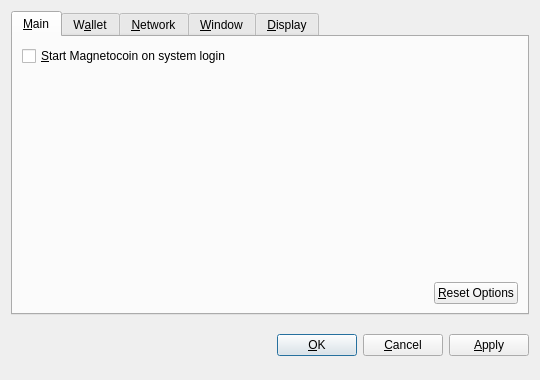
<?xml version="1.0" encoding="UTF-8"?>
<ui version="4.0">
 <class>OptionsDialog</class>
 <widget class="QDialog" name="OptionsDialog">
  <property name="geometry">
   <rect>
    <x>0</x>
    <y>0</y>
    <width>540</width>
    <height>380</height>
   </rect>
  </property>
  <property name="windowTitle">
   <string>Options</string>
  </property>
  <property name="modal">
   <bool>true</bool>
  </property>
  <layout class="QVBoxLayout" name="verticalLayout">
   <item>
    <widget class="QTabWidget" name="tabWidget">
     <property name="tabPosition">
      <enum>QTabWidget::North</enum>
     </property>
     <property name="currentIndex">
      <number>0</number>
     </property>
     <widget class="QWidget" name="tabMain">
      <attribute name="title">
       <string>&amp;Main</string>
      </attribute>
      <layout class="QVBoxLayout" name="verticalLayout_Main">
       <item>
        <widget class="QCheckBox" name="bitcoinAtStartup">
         <property name="toolTip">
          <string>Automatically start Magnetocoin after logging in to the system.</string>
         </property>
         <property name="text">
          <string>&amp;Start Magnetocoin on system login</string>
         </property>
        </widget>
       </item>
       <item>
        <spacer name="verticalSpacer_Main">
         <property name="orientation">
          <enum>Qt::Vertical</enum>
         </property>
         <property name="sizeHint" stdset="0">
          <size>
           <width>20</width>
           <height>40</height>
          </size>
         </property>
        </spacer>
       </item>
       <item>
        <layout class="QHBoxLayout" name="horizontalLayout_2_Main">
         <item>
          <spacer name="horizontalSpacer_2_Main">
           <property name="orientation">
            <enum>Qt::Horizontal</enum>
           </property>
           <property name="sizeHint" stdset="0">
            <size>
             <width>40</width>
             <height>20</height>
            </size>
           </property>
          </spacer>
         </item>
         <item>
          <widget class="QPushButton" name="resetButton">
           <property name="toolTip">
            <string>Reset all client options to default.</string>
           </property>
           <property name="text">
            <string>&amp;Reset Options</string>
           </property>
           <property name="autoDefault">
            <bool>false</bool>
           </property>
          </widget>
         </item>
        </layout>
       </item>
      </layout>
     </widget>
     <widget class="QWidget" name="tabWallet">
      <attribute name="title">
       <string>W&amp;allet</string>
      </attribute>
      <layout class="QVBoxLayout" name="verticalLayout_Network">
       <item>
        <widget class="QLabel" name="transactionFeeInfoLabel">
         <property name="text">
          <string>Optional transaction fee per kB that helps make sure your transactions are processed quickly. Most transactions are 1 kB.</string>
         </property>
         <property name="textFormat">
          <enum>Qt::PlainText</enum>
         </property>
         <property name="wordWrap">
          <bool>true</bool>
         </property>
        </widget>
       </item>
       <item>
        <layout class="QHBoxLayout" name="horizontalLayout_1_Main">
         <item>
          <widget class="QLabel" name="transactionFeeLabel">
           <property name="text">
            <string>Pay transaction &amp;fee</string>
           </property>
           <property name="textFormat">
            <enum>Qt::PlainText</enum>
           </property>
           <property name="buddy">
            <cstring>transactionFee</cstring>
           </property>
          </widget>
         </item>
         <item>
          <widget class="BitcoinAmountField" name="transactionFee"/>
         </item>
         <item>
          <spacer name="horizontalSpacer_1_Main">
           <property name="orientation">
            <enum>Qt::Horizontal</enum>
           </property>
           <property name="sizeHint" stdset="0">
            <size>
             <width>40</width>
             <height>20</height>
            </size>
           </property>
          </spacer>
         </item>
        </layout>
       </item>
       <item>
        <widget class="QLabel" name="label">
         <property name="text">
          <string>If you disable the spending of unconfirmed change, the change from a transaction cannot be used until that transaction has at least one confirmation. This also affects how your balance is computed.</string>
         </property>
         <property name="wordWrap">
          <bool>true</bool>
         </property>
        </widget>
       </item>
       <item>
        <widget class="QCheckBox" name="spendZeroConfChange">
         <property name="text">
          <string>Spend unconfirmed change  (experts only)</string>
         </property>
        </widget>
       </item>
       <item>
        <spacer name="verticalSpacer">
         <property name="orientation">
          <enum>Qt::Vertical</enum>
         </property>
         <property name="sizeHint" stdset="0">
          <size>
           <width>20</width>
           <height>40</height>
          </size>
         </property>
        </spacer>
       </item>
      </layout>
     </widget>
     <widget class="QWidget" name="tabNetwork">
      <attribute name="title">
       <string>&amp;Network</string>
      </attribute>
      <layout class="QVBoxLayout" name="verticalLayout_Network">
       <item>
        <widget class="QCheckBox" name="mapPortUpnp">
         <property name="toolTip">
          <string>Automatically open the Magnetocoin client port on the router. This only works when your router supports UPnP and it is enabled.</string>
         </property>
         <property name="text">
          <string>Map port using &amp;UPnP</string>
         </property>
        </widget>
       </item>
       <item>
        <widget class="QCheckBox" name="connectSocks">
         <property name="toolTip">
          <string>Connect to the Magnetocoin network through a SOCKS proxy (e.g. when connecting through Tor).</string>
         </property>
         <property name="text">
          <string>&amp;Connect through SOCKS proxy:</string>
         </property>
        </widget>
       </item>
       <item>
        <layout class="QHBoxLayout" name="horizontalLayout_Network">
         <item>
          <widget class="QLabel" name="proxyIpLabel">
           <property name="text">
            <string>Proxy &amp;IP:</string>
           </property>
           <property name="textFormat">
            <enum>Qt::PlainText</enum>
           </property>
           <property name="buddy">
            <cstring>proxyIp</cstring>
           </property>
          </widget>
         </item>
         <item>
          <widget class="QValidatedLineEdit" name="proxyIp">
           <property name="maximumSize">
            <size>
             <width>140</width>
             <height>16777215</height>
            </size>
           </property>
           <property name="toolTip">
            <string>IP address of the proxy (e.g. 127.0.0.1)</string>
           </property>
          </widget>
         </item>
         <item>
          <widget class="QLabel" name="proxyPortLabel">
           <property name="text">
            <string>&amp;Port:</string>
           </property>
           <property name="textFormat">
            <enum>Qt::PlainText</enum>
           </property>
           <property name="buddy">
            <cstring>proxyPort</cstring>
           </property>
          </widget>
         </item>
         <item>
          <widget class="QLineEdit" name="proxyPort">
           <property name="maximumSize">
            <size>
             <width>55</width>
             <height>16777215</height>
            </size>
           </property>
           <property name="toolTip">
            <string>Port of the proxy (e.g. 9050)</string>
           </property>
          </widget>
         </item>
         <item>
          <widget class="QLabel" name="socksVersionLabel">
           <property name="text">
            <string>SOCKS &amp;Version:</string>
           </property>
           <property name="textFormat">
            <enum>Qt::PlainText</enum>
           </property>
           <property name="buddy">
            <cstring>socksVersion</cstring>
           </property>
          </widget>
         </item>
         <item>
          <widget class="QValueComboBox" name="socksVersion">
           <property name="toolTip">
            <string>SOCKS version of the proxy (e.g. 5)</string>
           </property>
          </widget>
         </item>
         <item>
          <spacer name="horizontalSpacer_Network">
           <property name="orientation">
            <enum>Qt::Horizontal</enum>
           </property>
           <property name="sizeHint" stdset="0">
            <size>
             <width>40</width>
             <height>20</height>
            </size>
           </property>
          </spacer>
         </item>
        </layout>
       </item>
       <item>
        <spacer name="verticalSpacer_Network">
         <property name="orientation">
          <enum>Qt::Vertical</enum>
         </property>
         <property name="sizeHint" stdset="0">
          <size>
           <width>20</width>
           <height>40</height>
          </size>
         </property>
        </spacer>
       </item>
      </layout>
     </widget>
     <widget class="QWidget" name="tabWindow">
      <attribute name="title">
       <string>&amp;Window</string>
      </attribute>
      <layout class="QVBoxLayout" name="verticalLayout_Window">
       <item>
        <widget class="QCheckBox" name="minimizeToTray">
         <property name="toolTip">
          <string>Show only a tray icon after minimizing the window.</string>
         </property>
         <property name="text">
          <string>&amp;Minimize to the tray instead of the taskbar</string>
         </property>
        </widget>
       </item>
       <item>
        <widget class="QCheckBox" name="minimizeOnClose">
         <property name="toolTip">
          <string>Minimize instead of exit the application when the window is closed. When this option is enabled, the application will be closed only after selecting Quit in the menu.</string>
         </property>
         <property name="text">
          <string>M&amp;inimize on close</string>
         </property>
        </widget>
       </item>
       <item>
        <spacer name="verticalSpacer_Window">
         <property name="orientation">
          <enum>Qt::Vertical</enum>
         </property>
         <property name="sizeHint" stdset="0">
          <size>
           <width>20</width>
           <height>40</height>
          </size>
         </property>
        </spacer>
       </item>
      </layout>
     </widget>
     <widget class="QWidget" name="tabDisplay">
      <attribute name="title">
       <string>&amp;Display</string>
      </attribute>
      <layout class="QVBoxLayout" name="verticalLayout_Display">
       <item>
        <layout class="QHBoxLayout" name="horizontalLayout_1_Display">
         <item>
          <widget class="QLabel" name="langLabel">
           <property name="text">
            <string>User Interface &amp;language:</string>
           </property>
           <property name="textFormat">
            <enum>Qt::PlainText</enum>
           </property>
           <property name="buddy">
            <cstring>lang</cstring>
           </property>
          </widget>
         </item>
         <item>
          <widget class="QValueComboBox" name="lang">
           <property name="toolTip">
            <string>The user interface language can be set here. This setting will take effect after restarting Magnetocoin.</string>
           </property>
          </widget>
         </item>
        </layout>
       </item>
       <item>
        <layout class="QHBoxLayout" name="horizontalLayout_2_Display">
         <item>
          <widget class="QLabel" name="unitLabel">
           <property name="text">
            <string>&amp;Unit to show amounts in:</string>
           </property>
           <property name="textFormat">
            <enum>Qt::PlainText</enum>
           </property>
           <property name="buddy">
            <cstring>unit</cstring>
           </property>
          </widget>
         </item>
         <item>
          <widget class="QValueComboBox" name="unit">
           <property name="toolTip">
            <string>Choose the default subdivision unit to show in the interface and when sending coins.</string>
           </property>
          </widget>
         </item>
        </layout>
       </item>
       <item>
        <widget class="QCheckBox" name="displayAddresses">
         <property name="toolTip">
          <string>Whether to show Magnetocoin addresses in the transaction list or not.</string>
         </property>
         <property name="text">
          <string>&amp;Display addresses in transaction list</string>
         </property>
        </widget>
       </item>
       <item>
        <widget class="QCheckBox" name="coinControlFeatures">
         <property name="toolTip">
          <string>Whether to show coin control features or not.</string>
         </property>
         <property name="text">
          <string>Display coin &amp;control features (experts only!)</string>
         </property>
        </widget>
       </item>
       <item>
        <spacer name="verticalSpacer_Display">
         <property name="orientation">
          <enum>Qt::Vertical</enum>
         </property>
         <property name="sizeHint" stdset="0">
          <size>
           <width>20</width>
           <height>40</height>
          </size>
         </property>
        </spacer>
       </item>
      </layout>
     </widget>
    </widget>
   </item>
   <item>
    <layout class="QHBoxLayout" name="horizontalLayout_Buttons">
     <item>
      <spacer name="horizontalSpacer_1">
       <property name="orientation">
        <enum>Qt::Horizontal</enum>
       </property>
       <property name="sizeHint" stdset="0">
        <size>
         <width>40</width>
         <height>48</height>
        </size>
       </property>
      </spacer>
     </item>
     <item>
      <widget class="QLabel" name="statusLabel">
       <property name="font">
        <font>
         <weight>75</weight>
         <bold>true</bold>
        </font>
       </property>
       <property name="text">
        <string/>
       </property>
       <property name="textFormat">
        <enum>Qt::PlainText</enum>
       </property>
       <property name="wordWrap">
        <bool>true</bool>
       </property>
      </widget>
     </item>
     <item>
      <spacer name="horizontalSpacer_2">
       <property name="orientation">
        <enum>Qt::Horizontal</enum>
       </property>
       <property name="sizeHint" stdset="0">
        <size>
         <width>40</width>
         <height>48</height>
        </size>
       </property>
      </spacer>
     </item>
     <item>
      <widget class="QPushButton" name="okButton">
       <property name="text">
        <string>&amp;OK</string>
       </property>
      </widget>
     </item>
     <item>
      <widget class="QPushButton" name="cancelButton">
       <property name="text">
        <string>&amp;Cancel</string>
       </property>
       <property name="autoDefault">
        <bool>false</bool>
       </property>
      </widget>
     </item>
     <item>
      <widget class="QPushButton" name="applyButton">
       <property name="text">
        <string>&amp;Apply</string>
       </property>
       <property name="autoDefault">
        <bool>false</bool>
       </property>
      </widget>
     </item>
    </layout>
   </item>
  </layout>
 </widget>
 <customwidgets>
  <customwidget>
   <class>BitcoinAmountField</class>
   <extends>QSpinBox</extends>
   <header>bitcoinamountfield.h</header>
  </customwidget>
  <customwidget>
   <class>QValueComboBox</class>
   <extends>QComboBox</extends>
   <header>qvaluecombobox.h</header>
  </customwidget>
  <customwidget>
   <class>QValidatedLineEdit</class>
   <extends>QLineEdit</extends>
   <header>qvalidatedlineedit.h</header>
  </customwidget>
 </customwidgets>
 <resources/>
 <connections/>
</ui>
